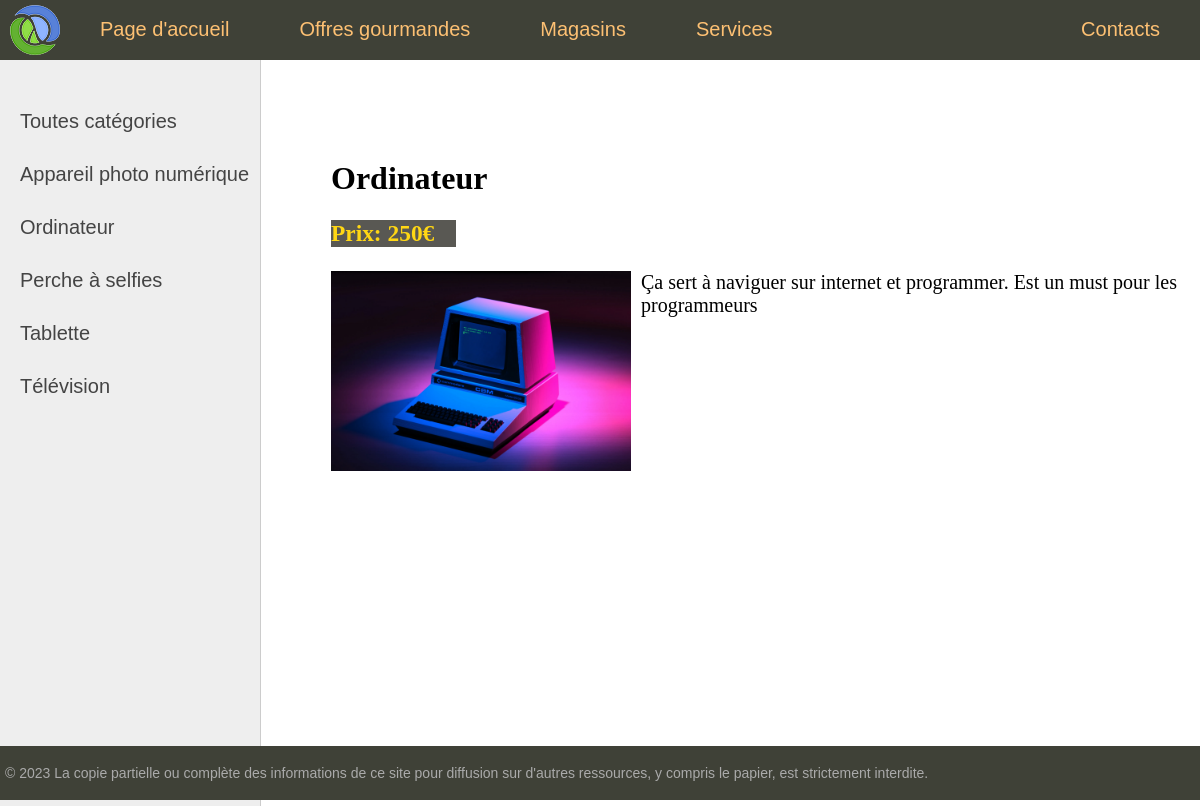
The app's page /electronics/ordinateur-1 with its own data.
### electronicsapp/models.py (models this page shows, shortened)
class ElectroCategory(models.Model):
    name = models.CharField(max_length=100)
    slug = models.SlugField(max_length=100, unique=True)
    def get_absolute_url(self):
        return reverse('category', kwargs={'cat_slug': self.slug})

class ElectronicsModel(models.Model):
    name = models.CharField(max_length=150, verbose_name="Nom de l'appareil électronique")
    slug = models.SlugField(unique=True, max_length=150, verbose_name='URL')
    price = models.IntegerField(default=0, verbose_name='Prix')
    photo = models.ImageField(upload_to='electronics', blank=True, default=None, verbose_name='Photo')
    content = models.TextField(blank=True, verbose_name='Contenu')
    category = models.ForeignKey('ElectroCategory', related_name='electronics', on_delete=models.CASCADE, verbose_name='Catégorie')
    is_available = models.BooleanField(default=False, verbose_name='Disponible')

### electronicsapp/views.py (the view)
# urls.py: path('electronics/<slug:electronic_slug>', views.electronic, name='electronic'),
def electronic(request, electronic_slug):
    item = get_object_or_404(ElectronicsModel, slug=electronic_slug)
    return render(request, 'electronics/electronic-item.html', {'title': item.name, 'item': item, 'menu': menu_lst})

### electronicsapp/templatetags/electronic_tags.py (called while the page is built)
@register.inclusion_tag('electronics/list_categories.html')
def show_categories(cat_selected=0):
    cats = ElectroCategory.objects.annotate(total=Count('electronics')).filter(~Q(total=0))
    return {'cats': cats, 'cat_selected': cat_selected}

### electronicsapp/templates/electronics/electronic-item.html
{% extends 'base.html' %}
{% block content %}
<h1>{{item.name}}</h1>
<div style="background: #595853; width: 125px"><h3 style="color: rgb(255, 215, 20)">Prix: {{item.price}}€</h3></div>
{% if item.photo %}
<p><img class="img-article-left" src="{{ item.photo.url}}" alt=""></p>
{% endif %}
{{item.content|linebreaks}}
{% endblock %}

### electronicsapp/templates/electronics/list_categories.html
{% for cat in cats %}
{% if cat.id == cat_selected %}
<li class="selected">{{cat.name}}</li>
{% else %}
<li><a href="{{ cat.get_absolute_url }}">{{cat.name}}</a></li>
{% endif %}
{% endfor %}

### electronicsapp/static/electronics/css/styles.css (style rules this page uses)
html, body { font-family: 'Arial'; margin: 0; padding: 0; height: 100%; width: 100%; color: #444; }
a { color: #0059b2; text-decoration: none; }
img { max-width: 600px; height: auto; }
img.img-article-left { max-width: 300px; height: auto; float: left; padding: 0 10px 10px 0; }
.left-chapters ul li { margin: 30px 0 0 0; color: #999; }
.left-chapters ul li a { color: #444; text-decoration: none; }
.content-text h1 { font-size: 32px; }

### records on screen
ElectroCategory: name "Appareil photo numérique"
ElectroCategory: name "Ordinateur"
ElectroCategory: name "Perche à selfies"
ElectroCategory: name "Tablette"
ElectroCategory: name "Télévision"
ElectronicsModel: name "Ordinateur", price "250", photo (picture), content "Ça sert à naviguer sur internet et programmer. Est un must pour les programmeurs"

### other values on screen
{{ m.title }} "Page d'accueil" "Offres gourmandes" "Magasins" "Services" "Contacts"
